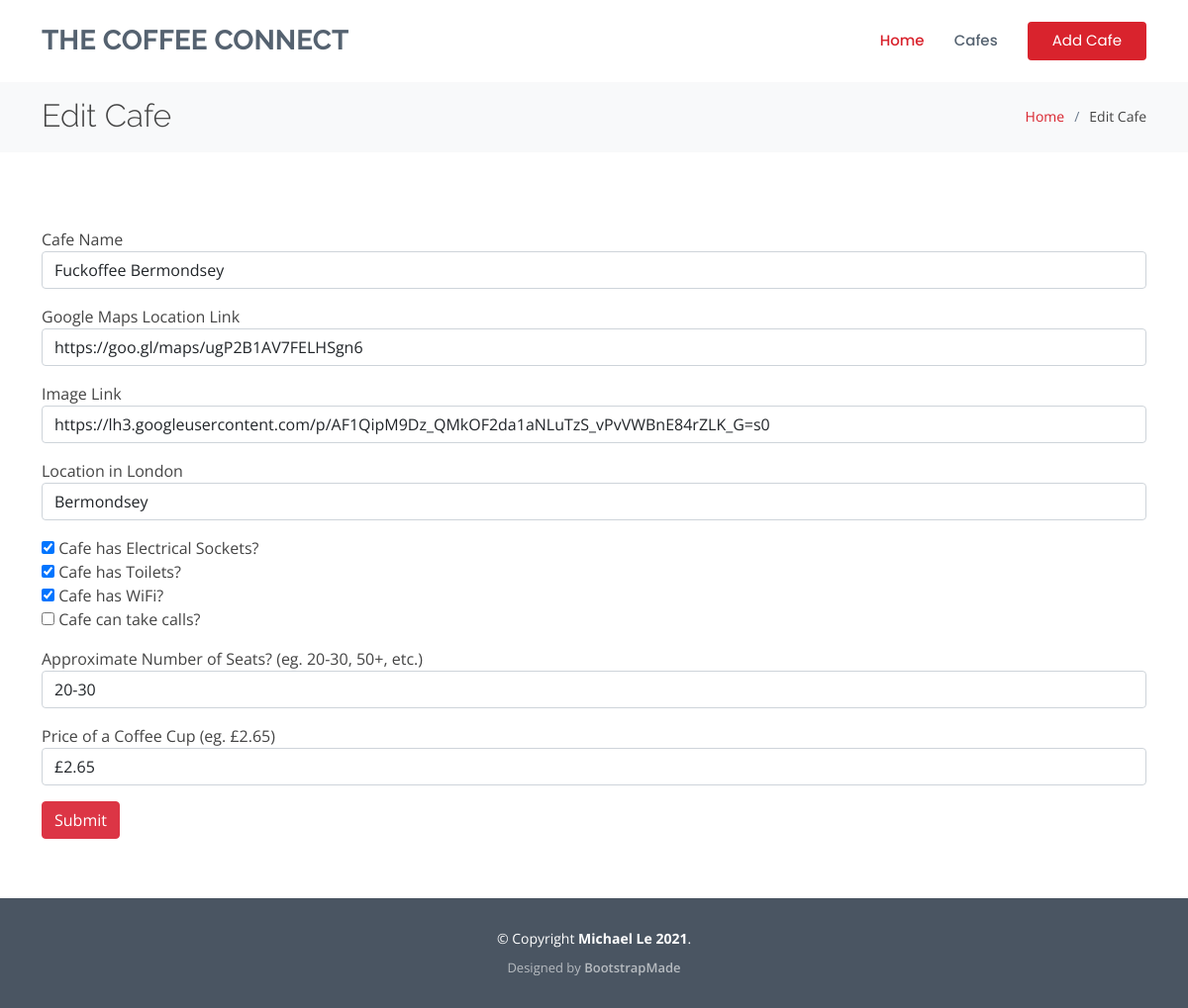
The app's page /edit-cafe/5 with its own data.
### main.py (models this page shows)
class Cafe(db.Model):
    __tablename__ = "cafe"
    id = db.Column(db.Integer, primary_key=True)
    name = db.Column(db.String(250), unique=True, nullable=False)
    map_url = db.Column(db.String(500), nullable=False)
    img_url = db.Column(db.String(500), nullable=False)
    location = db.Column(db.String(250), nullable=False)
    has_sockets = db.Column(db.Boolean, nullable=False)
    has_toilet = db.Column(db.Boolean, nullable=False)
    has_wifi = db.Column(db.Boolean, nullable=False)
    can_take_calls = db.Column(db.Boolean, nullable=False)
    seats = db.Column(db.String(250), nullable=False)
    coffee_price = db.Column(db.String(250), nullable=True)

### main.py (the view, shortened to what this page needs)
@app.route('/edit-cafe/<int:cafe_id>', methods=["GET", "POST"])
def edit_cafe(cafe_id):
    cafe_to_edit = Cafe.query.get(cafe_id)
    edit_cafe_form = CafeForm(
        name=cafe_to_edit.name,
        map_url=cafe_to_edit.map_url,
        img_url=cafe_to_edit.img_url,
        location=cafe_to_edit.location,
        has_sockets=cafe_to_edit.has_sockets,
        has_toilet=cafe_to_edit.has_toilet,
        has_wifi=cafe_to_edit.has_wifi,
        can_take_calls=cafe_to_edit.can_take_calls,
        seats=cafe_to_edit.seats,
        coffee_price=cafe_to_edit.coffee_price,
    )
    return render_template("edit-cafe.html", form=edit_cafe_form, year=CURRENT_YEAR)

### main.py
class CafeForm(FlaskForm):
    name = StringField(label="Cafe Name", validators=[DataRequired()])
    map_url = StringField(label="Google Maps Location Link", validators=[DataRequired(), URL()])
    img_url = StringField(label="Image Link", validators=[DataRequired(), URL()])
    location = StringField(label="Location in London", validators=[DataRequired()])
    has_sockets = BooleanField(label="Cafe has Electrical Sockets?")
    has_toilet = BooleanField(label="Cafe has Toilets?")
    has_wifi = BooleanField(label="Cafe has WiFi?")
    can_take_calls = BooleanField(label="Cafe can take calls?")
    seats = SelectField(label="Approximate Number of Seats? (eg. 20-30, 50+, etc.)",
                        choices=['0-10', '10-20', '20-30', '30-40', '40-50', '50+'],
                        validators=[DataRequired()])
    coffee_price = StringField(label="Price of a Coffee Cup (eg. £2.65)", default="£0.00", validators=[DataRequired()])
    submit = SubmitField(label="Submit")

### templates/edit-cafe.html (shortened to what this page needs)
{% extends "base.html" %}
{% import 'bootstrap/wtf.html' as wtf %}
{% block content %}
  <main id="main">
    <section id="breadcrumbs" class="breadcrumbs">
      <div class="container">
        <div class="d-flex justify-content-between align-items-center">
          <h2>Edit Cafe</h2>
          <ol>
            <li><a href="{{ url_for('home') }}">Home</a></li>
            <li>Edit Cafe</li>
          </ol>
        </div>
      </div>
    </section>
    <section id="services" class="services">
      <div class="container">
        {{ wtf.quick_form(form, novalidate=True, extra_classes="cafe-form", form_type="basic", button_map={"submit": "danger"}) }}
      </div>
    </section>
  </main>
{% include "footer.html" %}
{% endblock %}

### static/assets/css/style.css (style rules this page uses)
body { font-family: "Open Sans", sans-serif; color: #444444; }
a { text-decoration: none; color: #d9232d; }
h1, h2, h3, h4, h5, h6 { font-family: "Raleway", sans-serif; }
section { padding: 60px 0; overflow: hidden; }
.breadcrumbs { padding: 18px 0; background: #f8f9fa; min-height: 40px; margin-top: 80px; }
.breadcrumbs h2 { font-size: 32px; font-weight: 300; margin: 0; }
.breadcrumbs ol { display: flex; flex-wrap: wrap; list-style: none; padding: 0; margin: 0; font-size: 14px; }
.breadcrumbs ol li + li { padding-left: 10px; }
.breadcrumbs ol li + li::before { display: inline-block; padding-right: 10px; color: #6b7b8d; content: "/"; }
.cafe-form .form-group { margin: 1rem 0; }

### records on screen
Cafe: name "Fuckoffee Bermondsey", map_url "https://goo.gl/maps/ugP2B1AV7FELHSgn6", img_url "https://lh3.googleusercontent.com/p/AF1QipM9Dz_QMkOF2da1aNLuTzS_vPvVWBnE84rZLK_G=s0", location "Bermondsey", has_sockets "☑", has_toilet "☑", has_wifi "☑", seats "20-30", coffee_price "£2.65"

### other values on screen
{{ year }} "2021"
